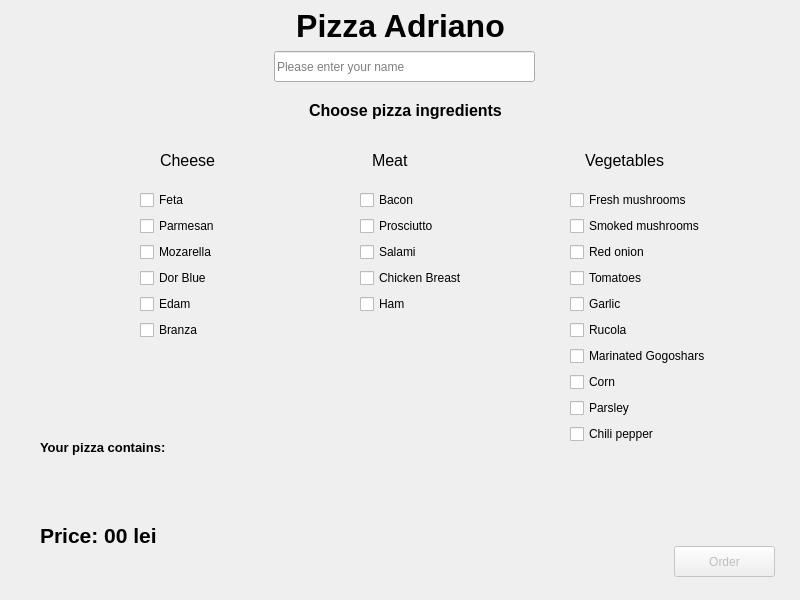
<?xml version="1.0" encoding="UTF-8"?>
<ui version="4.0">
 <class>MainWindow</class>
 <widget class="QMainWindow" name="MainWindow">
  <property name="geometry">
   <rect>
    <x>0</x>
    <y>0</y>
    <width>800</width>
    <height>600</height>
   </rect>
  </property>
  <property name="windowTitle">
   <string>MainWindow</string>
  </property>
  <widget class="QWidget" name="centralwidget">
   <widget class="QLabel" name="title">
    <property name="geometry">
     <rect>
      <x>0</x>
      <y>10</y>
      <width>801</width>
      <height>31</height>
     </rect>
    </property>
    <property name="font">
     <font>
      <pointsize>24</pointsize>
      <weight>75</weight>
      <bold>true</bold>
     </font>
    </property>
    <property name="text">
     <string>Pizza Adriano</string>
    </property>
    <property name="alignment">
     <set>Qt::AlignCenter</set>
    </property>
   </widget>
   <widget class="QLineEdit" name="name_input">
    <property name="geometry">
     <rect>
      <x>274</x>
      <y>51</y>
      <width>261</width>
      <height>31</height>
     </rect>
    </property>
    <property name="maxLength">
     <number>32773</number>
    </property>
    <property name="placeholderText">
     <string>Please enter your name</string>
    </property>
   </widget>
   <widget class="QLabel" name="ingredients_label">
    <property name="geometry">
     <rect>
      <x>10</x>
      <y>100</y>
      <width>791</width>
      <height>20</height>
     </rect>
    </property>
    <property name="font">
     <font>
      <pointsize>12</pointsize>
      <weight>75</weight>
      <bold>true</bold>
     </font>
    </property>
    <property name="text">
     <string>Choose pizza ingredients</string>
    </property>
    <property name="alignment">
     <set>Qt::AlignCenter</set>
    </property>
   </widget>
   <widget class="QPushButton" name="order_btn">
    <property name="enabled">
     <bool>false</bool>
    </property>
    <property name="geometry">
     <rect>
      <x>674</x>
      <y>546</y>
      <width>101</width>
      <height>31</height>
     </rect>
    </property>
    <property name="text">
     <string>Order</string>
    </property>
   </widget>
   <widget class="QLabel" name="pizza_contents">
    <property name="geometry">
     <rect>
      <x>40</x>
      <y>440</y>
      <width>491</width>
      <height>51</height>
     </rect>
    </property>
    <property name="font">
     <font>
      <pointsize>10</pointsize>
      <weight>75</weight>
      <bold>true</bold>
     </font>
    </property>
    <property name="text">
     <string>Your pizza contains:</string>
    </property>
    <property name="alignment">
     <set>Qt::AlignLeading|Qt::AlignLeft|Qt::AlignTop</set>
    </property>
    <property name="wordWrap">
     <bool>true</bool>
    </property>
   </widget>
   <widget class="QLabel" name="price_label">
    <property name="geometry">
     <rect>
      <x>40</x>
      <y>520</y>
      <width>141</width>
      <height>31</height>
     </rect>
    </property>
    <property name="font">
     <font>
      <pointsize>16</pointsize>
      <weight>75</weight>
      <bold>true</bold>
     </font>
    </property>
    <property name="text">
     <string>Price: 00 lei</string>
    </property>
   </widget>
   <widget class="QWidget" name="">
    <property name="geometry">
     <rect>
      <x>10</x>
      <y>140</y>
      <width>781</width>
      <height>41</height>
     </rect>
    </property>
    <layout class="QHBoxLayout" name="horizontalLayout" stretch="0,0,0">
     <property name="spacing">
      <number>6</number>
     </property>
     <property name="leftMargin">
      <number>150</number>
     </property>
     <item>
      <widget class="QLabel" name="cheese_label">
       <property name="font">
        <font>
         <pointsize>12</pointsize>
         <weight>50</weight>
         <bold>false</bold>
        </font>
       </property>
       <property name="text">
        <string>Cheese</string>
       </property>
      </widget>
     </item>
     <item>
      <widget class="QLabel" name="meat_label">
       <property name="font">
        <font>
         <pointsize>12</pointsize>
        </font>
       </property>
       <property name="text">
        <string>Meat</string>
       </property>
      </widget>
     </item>
     <item>
      <widget class="QLabel" name="vegetables_label">
       <property name="font">
        <font>
         <pointsize>12</pointsize>
        </font>
       </property>
       <property name="text">
        <string>Vegetables</string>
       </property>
      </widget>
     </item>
    </layout>
   </widget>
   <widget class="QWidget" name="">
    <property name="geometry">
     <rect>
      <x>360</x>
      <y>190</y>
      <width>112</width>
      <height>126</height>
     </rect>
    </property>
    <layout class="QVBoxLayout" name="verticalLayout_2">
     <item>
      <widget class="QCheckBox" name="ch_bacon">
       <property name="text">
        <string>Bacon</string>
       </property>
      </widget>
     </item>
     <item>
      <widget class="QCheckBox" name="ch_prosciutto">
       <property name="text">
        <string>Prosciutto</string>
       </property>
      </widget>
     </item>
     <item>
      <widget class="QCheckBox" name="ch_salami">
       <property name="text">
        <string>Salami</string>
       </property>
      </widget>
     </item>
     <item>
      <widget class="QCheckBox" name="ch_chicken_breast">
       <property name="text">
        <string>Chicken Breast</string>
       </property>
      </widget>
     </item>
     <item>
      <widget class="QCheckBox" name="ch_ham">
       <property name="text">
        <string>Ham</string>
       </property>
      </widget>
     </item>
    </layout>
   </widget>
   <widget class="QWidget" name="">
    <property name="geometry">
     <rect>
      <x>570</x>
      <y>190</y>
      <width>149</width>
      <height>256</height>
     </rect>
    </property>
    <layout class="QVBoxLayout" name="verticalLayout_3">
     <item>
      <widget class="QCheckBox" name="ch_fresh_mushrooms">
       <property name="text">
        <string>Fresh mushrooms</string>
       </property>
      </widget>
     </item>
     <item>
      <widget class="QCheckBox" name="ch_smoked_mushrooms">
       <property name="text">
        <string>Smoked mushrooms</string>
       </property>
      </widget>
     </item>
     <item>
      <widget class="QCheckBox" name="ch_red_onion">
       <property name="text">
        <string>Red onion</string>
       </property>
      </widget>
     </item>
     <item>
      <widget class="QCheckBox" name="ch_tomatoes">
       <property name="text">
        <string>Tomatoes</string>
       </property>
      </widget>
     </item>
     <item>
      <widget class="QCheckBox" name="ch_garlic">
       <property name="text">
        <string>Garlic</string>
       </property>
      </widget>
     </item>
     <item>
      <widget class="QCheckBox" name="ch_rucola">
       <property name="text">
        <string>Rucola</string>
       </property>
      </widget>
     </item>
     <item>
      <widget class="QCheckBox" name="ch_marinated_gogoshars">
       <property name="text">
        <string>Marinated Gogoshars</string>
       </property>
      </widget>
     </item>
     <item>
      <widget class="QCheckBox" name="ch_corn">
       <property name="text">
        <string>Corn</string>
       </property>
      </widget>
     </item>
     <item>
      <widget class="QCheckBox" name="ch_parsley">
       <property name="text">
        <string>Parsley</string>
       </property>
      </widget>
     </item>
     <item>
      <widget class="QCheckBox" name="ch_chili_pepper">
       <property name="text">
        <string>Chili pepper</string>
       </property>
      </widget>
     </item>
    </layout>
   </widget>
   <widget class="QWidget" name="">
    <property name="geometry">
     <rect>
      <x>140</x>
      <y>190</y>
      <width>87</width>
      <height>152</height>
     </rect>
    </property>
    <layout class="QVBoxLayout" name="verticalLayout">
     <item>
      <widget class="QCheckBox" name="ch_feta">
       <property name="text">
        <string>Feta</string>
       </property>
      </widget>
     </item>
     <item>
      <widget class="QCheckBox" name="ch_parmesan">
       <property name="text">
        <string>Parmesan</string>
       </property>
      </widget>
     </item>
     <item>
      <widget class="QCheckBox" name="ch_mozarella">
       <property name="text">
        <string>Mozarella</string>
       </property>
      </widget>
     </item>
     <item>
      <widget class="QCheckBox" name="ch_dor_blue">
       <property name="text">
        <string>Dor Blue</string>
       </property>
      </widget>
     </item>
     <item>
      <widget class="QCheckBox" name="ch_edam">
       <property name="text">
        <string>Edam</string>
       </property>
      </widget>
     </item>
     <item>
      <widget class="QCheckBox" name="ch_branza">
       <property name="text">
        <string>Branza</string>
       </property>
      </widget>
     </item>
    </layout>
   </widget>
   <zorder>gridLayoutWidget</zorder>
   <zorder>title</zorder>
   <zorder>name_input</zorder>
   <zorder>ingredients_label</zorder>
   <zorder>cheese_label</zorder>
   <zorder>meat_label</zorder>
   <zorder>vegetables_label</zorder>
   <zorder>ch_feta</zorder>
   <zorder>ch_mozarella</zorder>
   <zorder>ch_parmesan</zorder>
   <zorder>ch_dor_blue</zorder>
   <zorder>ch_branza</zorder>
   <zorder>ch_edam</zorder>
   <zorder>ch_prosciutto</zorder>
   <zorder>ch_bacon</zorder>
   <zorder>ch_chicken_breast</zorder>
   <zorder>ch_ham</zorder>
   <zorder>ch_salami</zorder>
   <zorder>ch_smoked_mushrooms</zorder>
   <zorder>ch_fresh_mushrooms</zorder>
   <zorder>ch_rucola</zorder>
   <zorder>ch_tomatoes</zorder>
   <zorder>ch_garlic</zorder>
   <zorder>ch_red_onion</zorder>
   <zorder>ch_corn</zorder>
   <zorder>ch_marinated_gogoshars</zorder>
   <zorder>ch_chili_pepper</zorder>
   <zorder>ch_parsley</zorder>
   <zorder>order_btn</zorder>
   <zorder>pizza_contents</zorder>
   <zorder>price_label</zorder>
   <zorder>meat_label</zorder>
  </widget>
 </widget>
 <resources/>
 <connections/>
</ui>
